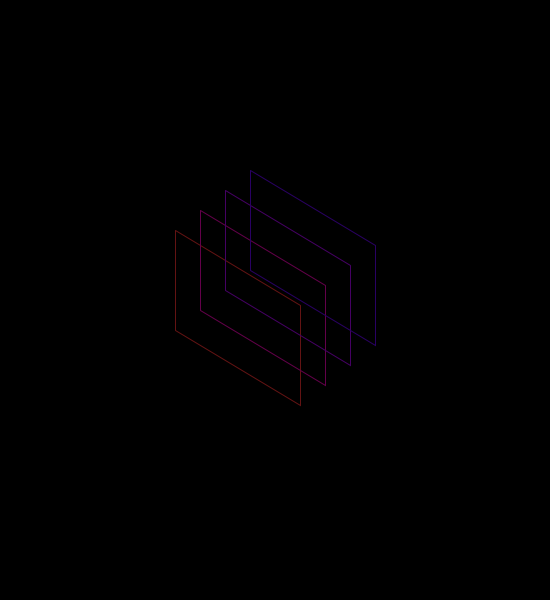
Frame 1 (no input)
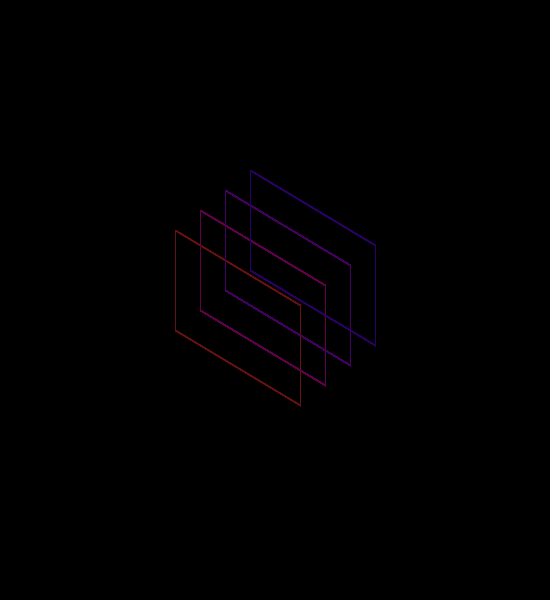
Frame 60 (the mouse pressed at the canvas centre just before this capture)
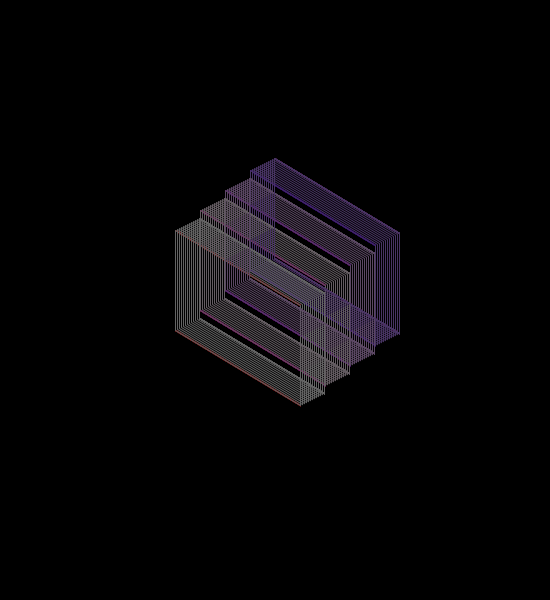
Frame 120 (the mouse held since frame 60 and released just before this capture)

The Processing sketch that drew these frames (run headless with seeded random() and noise(); from frame 60 on, the mouse is pressed at the canvas centre):

// Processing sketch: processing_110603
// ── processing_110603.pde

ShapeV myshape1;
ShapeV myshape2;
ShapeV myshape3;
ShapeV myshape4;
float a;

void setup() {
  size (550, 600);
  background(0);
  myshape1 = new ShapeV(150+25, 250-20, 275+25, 325-20);
  myshape2 = new ShapeV(150+50, 250-40, 275+50, 325-40);
  myshape3 = new ShapeV(150+75, 250-60, 275+75, 325-60);
  myshape4 = new ShapeV(150+100, 250-80, 275+100, 325-80);
}
  

void draw() {
  colorMode(HSB);
  smooth();
  strokeWeight(1);
  stroke(350, abs(mouseX-255)-50, 99);
  myshape1.drawV();
  stroke(223, abs(mouseX-255), 99);
  myshape2.drawV();
  stroke(200, abs(mouseX-255)+50, 99);
  myshape3.drawV();
  stroke(188, abs(mouseX-255)+100, 99);
  myshape4.drawV();
  
  if (mousePressed) {
    if (dist(175, 230, myshape1.xpos, myshape1.ypos)<25) {
    myshape1.mouseClick();
  }
    if (dist(150+50, 250-40, myshape2.xpos, myshape2.ypos)<25) {
      myshape2.mouseClick();
    }
    if (dist(150+75, 250-60, myshape3.xpos, myshape3.ypos)<25) {
      myshape3.mouseClick();
    }
    if (dist(150+100, 250-80, myshape4.xpos, myshape4.ypos)<25) {
      myshape4.mouseClick();
    }
}
}

class ShapeV {
  float xpos; float ypos; float xpos2; float ypos2;
  
  ShapeV(float a, float b, float c, float d) {
    xpos = a;
    ypos = b;
    xpos2 = c;
    ypos2 = d;
  }
  
  //one shape
  void drawV() {
  noFill();
  beginShape();
  vertex(xpos, ypos);
  vertex(xpos2, ypos2);
  vertex(xpos2, ypos2+100);
  vertex(xpos, ypos+100);
  vertex(xpos, ypos);
  endShape();
  }
  
  void mouseClick() {
  
  xpos+=2;
  ypos-=1;
  xpos2+=2;
  ypos2-=1;
  
  }
  }
